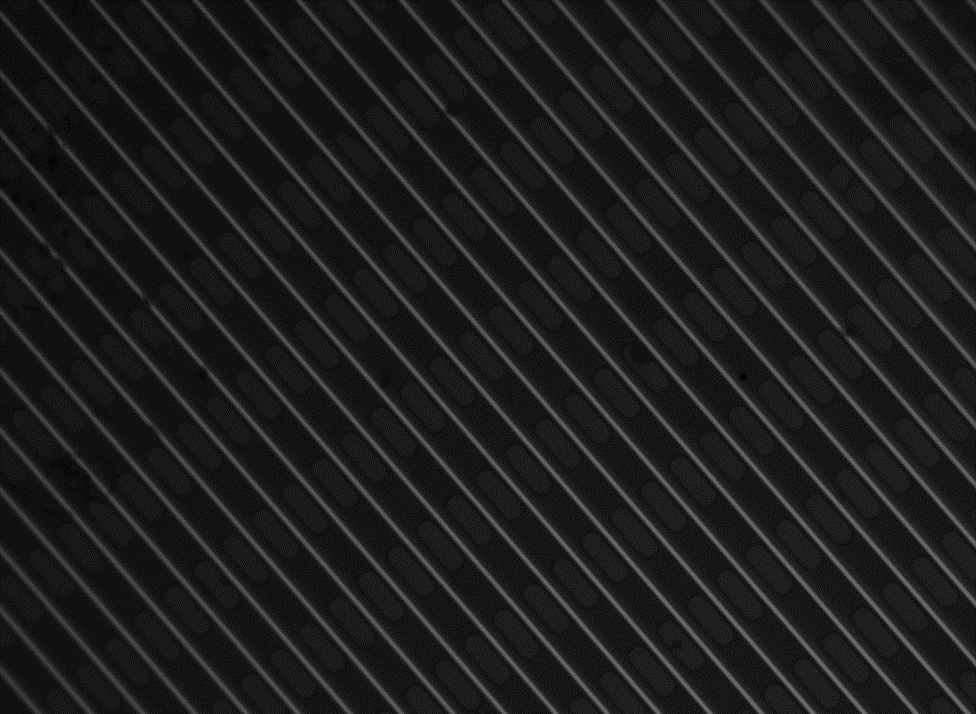
%> input picture 12V_400nsStrobePulse_Image.png, 976 x 714 px
$ octave SingleImageContrastCalculation.m   (GNU Octave 9; MATLAB toolbox functions it lacks are replaced by stand-ins)
%> lines starting %> are read from the running program, lines starting %| are printed output that depends on the picture
### ReadImageFromWorkspace.m
function [Image] = ReadImageFromWorkspace(ImageTitle)
%> called with ImageTitle = '12V_400nsStrobePulse_Image.png'

Image = imread(ImageTitle);
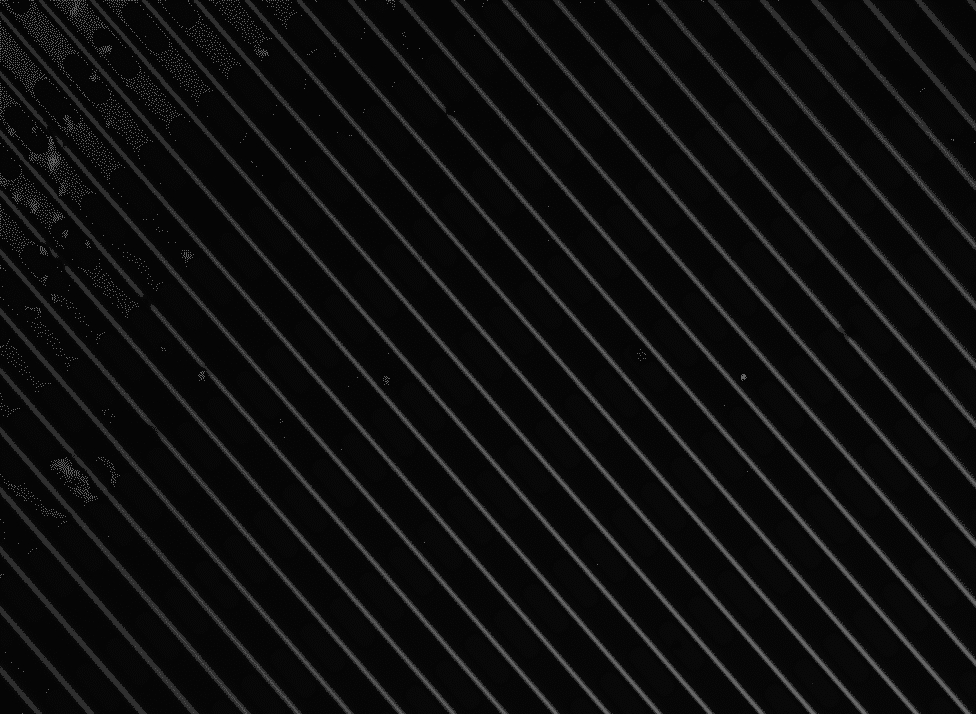
%> Image: size 714x976 uint8; min 5, max 110, mean 14.6


end

### CreateHistogram.m
function [  ] = CreateHistogram( Image )

imhist(Image);
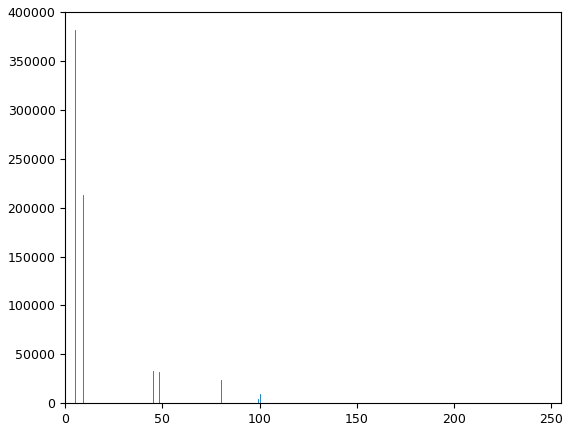
%> figure redrawn from the program's plot data; highest point at x = 5, y = 381239

end

### DisplayImage.m
function [ ] = DisplayImage( Image )

imshow(Image)

end

### SingleImageContrastCalculation.m
close all;
CameraPhoto = ReadImageFromWorkspace('12V_400nsStrobePulse_Image.png');

figure('Name', 'Camera Photo')
DisplayImage(CameraPhoto);
figure('Name', 'Camera Photo Gray Intensity');
CreateHistogram(CameraPhoto);

% We use histogram equalization:
% Histogram equalization paper: https://www.math.uci.edu/icamp/courses/math77c/demos/hist_eq.pdf
% Histogram equalization video: https://www.youtube.com/watch?v=PD5d7EKYLcA
%> (the run ends here)

$ run again, with 11V200ns.jpg saved as 12V_400nsStrobePulse_Image.png
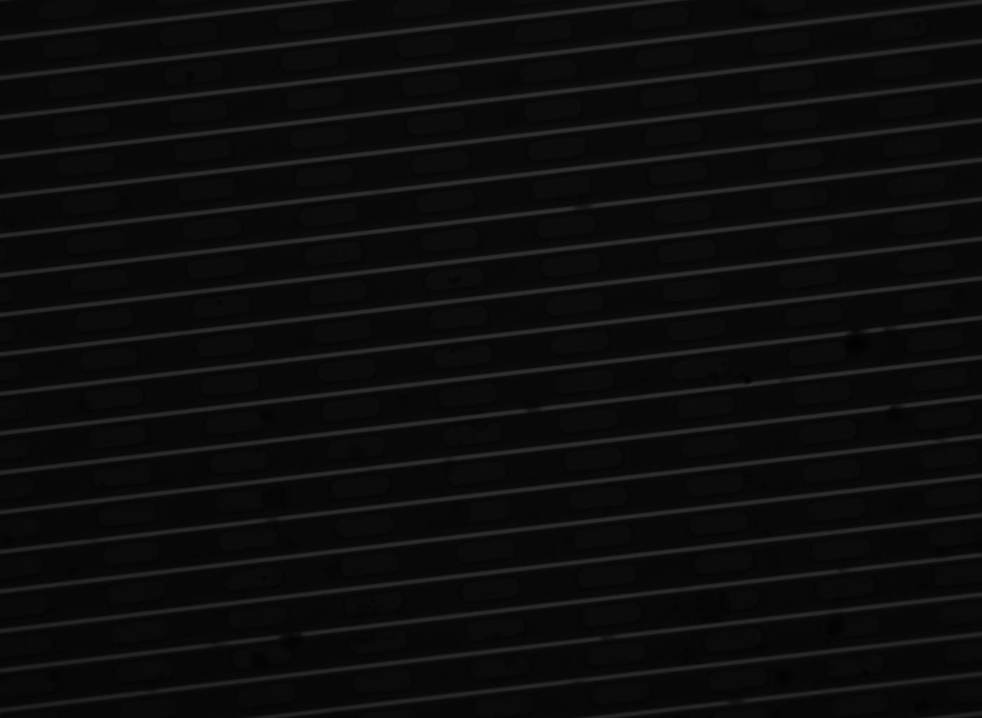
%> input picture 11V200ns.jpg, 982 x 718 px, shrunk from 1400 x 1024 before the run
%> in ReadImageFromWorkspace, Image is the input picture: size 718x982 uint8; min 1, max 50, mean 12.5
%> in CreateHistogram, `imhist(Image);`:
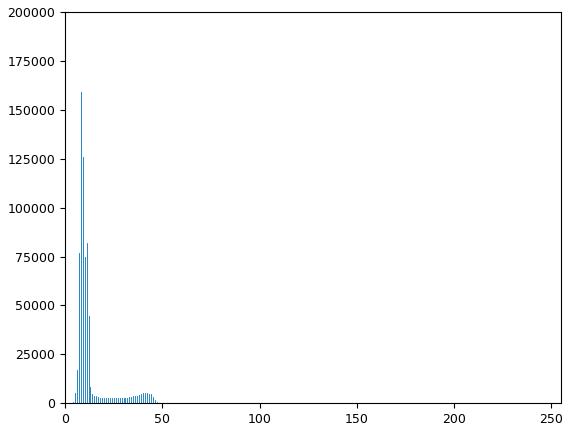
%> figure redrawn from the program's plot data; highest point at x = 8, y = 159207
